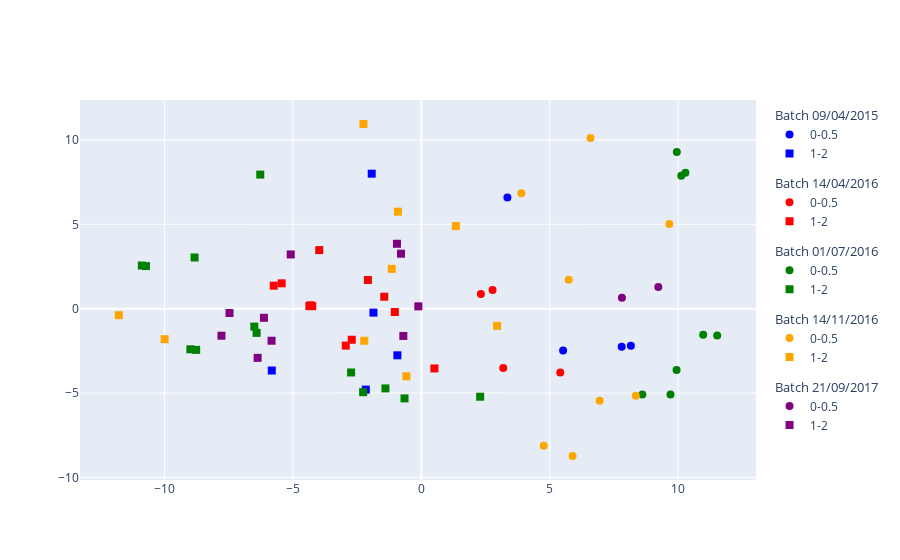

Write notebook code for a chart like this one.
### Code cell
plotPCA(ad_corrected, experiment_label="trt")

### Figure 1 — Plotly figure (JSON) as saved in the notebook; plotly's stock layout.template omitted (floating-point values rounded to 4 significant figures)
{"data": [{"legendgroup": "09/04/2015", "legendgrouptitle": {"text": "Batch 09/04/2015"}, "marker": {"color": ["blue", "blue", "blue", "blue"], "size": 8, "symbol": ["circle", "circle", "circle", "circle"]}, "mode": "markers", "name": "0-0.5", "type": "scatter", "x": [8.161, 7.804, 5.522, 3.352], "y": [-2.194, -2.258, -2.478, 6.594]}, {"legendgroup": "09/04/2015", "legendgrouptitle": {"text": "Batch 09/04/2015"}, "marker": {"color": ["blue", "blue", "blue", "blue", "blue"], "size": 8, "symbol": ["square", "square", "square", "square", "square"]}, "mode": "markers", "name": "1-2", "type": "scatter", "x": [-0.9328, -1.865, -1.933, -2.162, -5.825], "y": [-2.762, -0.2341, 7.999, -4.794, -3.665]}, {"legendgroup": "14/04/2016", "legendgrouptitle": {"text": "Batch 14/04/2016"}, "marker": {"color": ["red", "red", "red", "red"], "size": 8, "symbol": ["circle", "circle", "circle", "circle"]}, "mode": "markers", "name": "0-0.5", "type": "scatter", "x": [5.412, 2.32, 3.189, 2.774], "y": [-3.777, 0.8737, -3.516, 1.109]}, {"legendgroup": "14/04/2016", "legendgrouptitle": {"text": "Batch 14/04/2016"}, "marker": {"color": ["red", "red", "red", "red", "red", "red", "red", "red", "red", "red", "red", "red"], "size": 8, "symbol": ["square", "square", "square", "square", "square", "square", "square", "square", "square", "square", "square", "square"]}, "mode": "markers", "name": "1-2", "type": "scatter", "x": [0.5088, -1.033, -1.444, -2.081, -4.316, -5.439, -2.711, -4.36, -5.75, -2.943, -4.247, -3.976], "y": [-3.54, -0.1959, 0.7083, 1.696, 0.202, 1.503, -1.842, 0.1529, 1.364, -2.188, 0.1521, 3.469]}, {"legendgroup": "01/07/2016", "legendgrouptitle": {"text": "Batch 01/07/2016"}, "marker": {"color": ["green", "green", "green", "green", "green", "green", "green", "green"], "size": 8, "symbol": ["circle", "circle", "circle", "circle", "circle", "circle", "circle", "circle"]}, "mode": "markers", "name": "0-0.5", "type": "scatter", "x": [9.941, 9.705, 11.52, 10.12, 8.61, 10.98, 9.951, 10.29], "y": [-3.627, -5.092, -1.592, 7.874, -5.082, -1.545, 9.28, 8.054]}, {"legendgroup": "01/07/2016", "legendgrouptitle": {"text": "Batch 01/07/2016"}, "marker": {"color": ["green", "green", "green", "green", "green", "green", "green", "green", "green", "green", "green", "green", "green"], "size": 8, "symbol": ["square", "square", "square", "square", "square", "square", "square", "square", "square", "square", "square", "square", "square"]}, "mode": "markers", "name": "1-2", "type": "scatter", "x": [-1.398, 2.291, -8.995, -10.89, -0.6548, -8.77, -8.832, -6.274, -2.267, -6.505, -10.73, -2.736, -6.416], "y": [-4.724, -5.217, -2.406, 2.555, -5.317, -2.442, 3.032, 7.944, -4.946, -1.061, 2.525, -3.781, -1.434]}, {"legendgroup": "14/11/2016", "legendgrouptitle": {"text": "Batch 14/11/2016"}, "marker": {"color": ["orange", "orange", "orange", "orange", "orange", "orange", "orange", "orange"], "size": 8, "symbol": ["circle", "circle", "circle", "circle", "circle", "circle", "circle", "circle"]}, "mode": "markers", "name": "0-0.5", "type": "scatter", "x": [5.89, 8.354, 9.658, 4.765, 6.588, 6.946, 5.741, 3.897], "y": [-8.729, -5.153, 5.019, -8.121, 10.11, -5.455, 1.712, 6.843]}, {"legendgroup": "14/11/2016", "legendgrouptitle": {"text": "Batch 14/11/2016"}, "marker": {"color": ["orange", "orange", "orange", "orange", "orange", "orange", "orange", "orange", "orange"], "size": 8, "symbol": ["square", "square", "square", "square", "square", "square", "square", "square", "square"]}, "mode": "markers", "name": "1-2", "type": "scatter", "x": [2.951, -1.152, -2.254, -0.5811, -2.225, 1.346, -0.9107, -11.78, -10.0], "y": [-1.016, 2.36, 10.94, -4.005, -1.9, 4.896, 5.75, -0.384, -1.808]}, {"legendgroup": "21/09/2017", "legendgrouptitle": {"text": "Batch 21/09/2017"}, "marker": {"color": ["purple", "purple"], "size": 8, "symbol": ["circle", "circle"]}, "mode": "markers", "name": "0-0.5", "type": "scatter", "x": [9.231, 7.813], "y": [1.285, 0.6424]}, {"legendgroup": "21/09/2017", "legendgrouptitle": {"text": "Batch 21/09/2017"}, "marker": {"color": ["purple", "purple", "purple", "purple", "purple", "purple", "purple", "purple", "purple", "purple"], "size": 8, "symbol": ["square", "square", "square", "square", "square", "square", "square", "square", "square", "square"]}, "mode": "markers", "name": "1-2", "type": "scatter", "x": [-0.7007, -0.1166, -0.9495, -0.7927, -5.833, -7.472, -6.13, -5.087, -6.377, -7.786], "y": [-1.616, 0.1381, 3.847, 3.258, -1.898, -0.2561, -0.5404, 3.214, -2.913, -1.601]}], "layout": {}}
